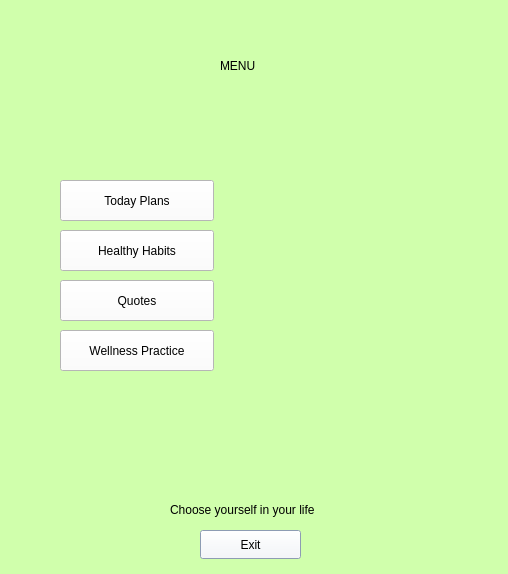
<?xml version="1.0" encoding="UTF-8"?>
<ui version="4.0">
 <class>MenuWindow</class>
 <widget class="QDialog" name="MenuWindow">
  <property name="geometry">
   <rect>
    <x>0</x>
    <y>0</y>
    <width>508</width>
    <height>574</height>
   </rect>
  </property>
  <property name="windowTitle">
   <string>Dialog</string>
  </property>
  <property name="styleSheet">
   <string notr="true">background-color: rgb(208, 255, 172)</string>
  </property>
  <widget class="QLabel" name="label_2">
   <property name="geometry">
    <rect>
     <x>170</x>
     <y>500</y>
     <width>179</width>
     <height>20</height>
    </rect>
   </property>
   <property name="styleSheet">
    <string notr="true">font: italic 9pt &quot;Segoe UI&quot;;</string>
   </property>
   <property name="text">
    <string>Choose yourself in your life</string>
   </property>
  </widget>
  <widget class="QLabel" name="label">
   <property name="geometry">
    <rect>
     <x>220</x>
     <y>50</y>
     <width>61</width>
     <height>31</height>
    </rect>
   </property>
   <property name="styleSheet">
    <string notr="true">font: 500 12pt &quot;Segoe UI&quot;;</string>
   </property>
   <property name="text">
    <string>MENU</string>
   </property>
  </widget>
  <widget class="QPushButton" name="exitButton">
   <property name="geometry">
    <rect>
     <x>200</x>
     <y>530</y>
     <width>101</width>
     <height>29</height>
    </rect>
   </property>
   <property name="styleSheet">
    <string notr="true">border-color: rgb(170, 170, 127);
gridline-color: rgb(108, 108, 108);
background-color: rgb(255, 255, 255);
selection-background-color: rgb(205, 225, 255);</string>
   </property>
   <property name="text">
    <string>Exit</string>
   </property>
  </widget>
  <widget class="QPushButton" name="habitsButton">
   <property name="geometry">
    <rect>
     <x>60</x>
     <y>230</y>
     <width>154</width>
     <height>41</height>
    </rect>
   </property>
   <property name="styleSheet">
    <string notr="true">border-color: rgb(170, 170, 127);
gridline-color: rgb(108, 108, 108);
background-color: rgb(255, 255, 255);
selection-background-color: rgb(205, 225, 255);</string>
   </property>
   <property name="text">
    <string>Healthy Habits</string>
   </property>
  </widget>
  <widget class="QPushButton" name="wellnessPracticeButton">
   <property name="geometry">
    <rect>
     <x>60</x>
     <y>330</y>
     <width>154</width>
     <height>41</height>
    </rect>
   </property>
   <property name="styleSheet">
    <string notr="true">border-color: rgb(170, 170, 127);
gridline-color: rgb(108, 108, 108);
background-color: rgb(255, 255, 255);
selection-background-color: rgb(205, 225, 255);</string>
   </property>
   <property name="text">
    <string>Wellness Practice</string>
   </property>
  </widget>
  <widget class="QPushButton" name="todayPlansButton">
   <property name="geometry">
    <rect>
     <x>60</x>
     <y>180</y>
     <width>154</width>
     <height>41</height>
    </rect>
   </property>
   <property name="mouseTracking">
    <bool>false</bool>
   </property>
   <property name="styleSheet">
    <string notr="true">border-color: rgb(170, 170, 127);
gridline-color: rgb(108, 108, 108);
background-color: rgb(255, 255, 255);
selection-background-color: rgb(205, 225, 255);</string>
   </property>
   <property name="text">
    <string>Today Plans</string>
   </property>
   <property name="iconSize">
    <size>
     <width>30</width>
     <height>20</height>
    </size>
   </property>
   <property name="default">
    <bool>false</bool>
   </property>
   <property name="flat">
    <bool>false</bool>
   </property>
  </widget>
  <widget class="QPushButton" name="quotesButton">
   <property name="geometry">
    <rect>
     <x>60</x>
     <y>280</y>
     <width>154</width>
     <height>41</height>
    </rect>
   </property>
   <property name="styleSheet">
    <string notr="true">border-color: rgb(170, 170, 127);
gridline-color: rgb(108, 108, 108);
background-color: rgb(255, 255, 255);
selection-background-color: rgb(205, 225, 255);</string>
   </property>
   <property name="text">
    <string>Quotes</string>
   </property>
  </widget>
  <widget class="QLabel" name="image">
   <property name="geometry">
    <rect>
     <x>220</x>
     <y>120</y>
     <width>221</width>
     <height>289</height>
    </rect>
   </property>
   <property name="text">
    <string/>
   </property>
   <property name="pixmap">
    <pixmap>../PollysDiary/img/mindfulness_img.png</pixmap>
   </property>
  </widget>
 </widget>
 <resources/>
 <connections/>
</ui>
